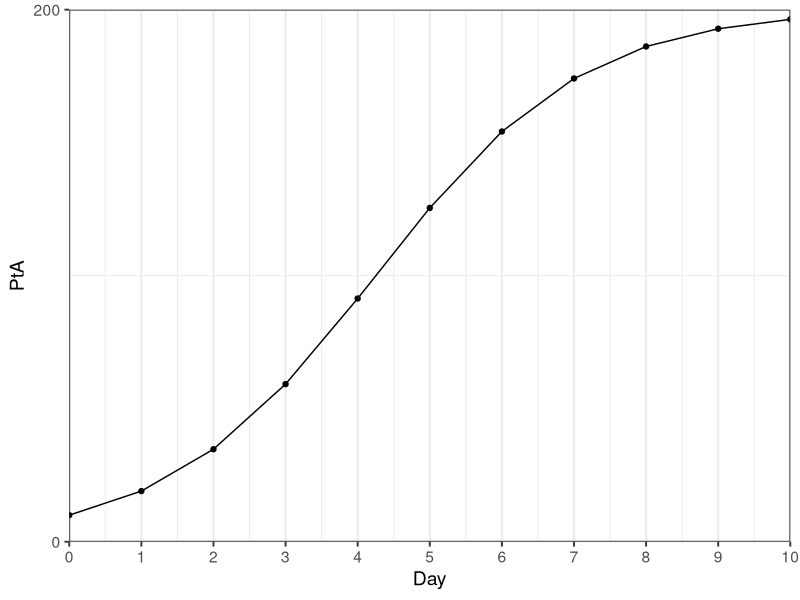
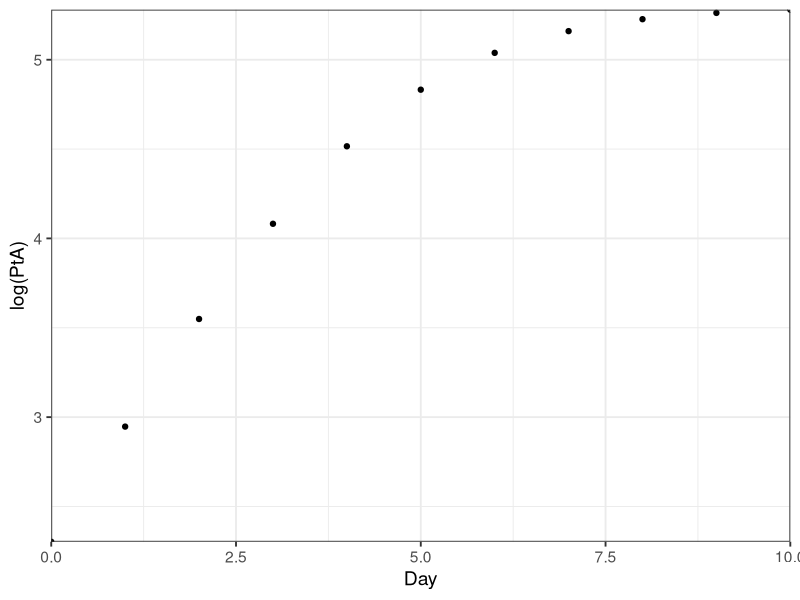
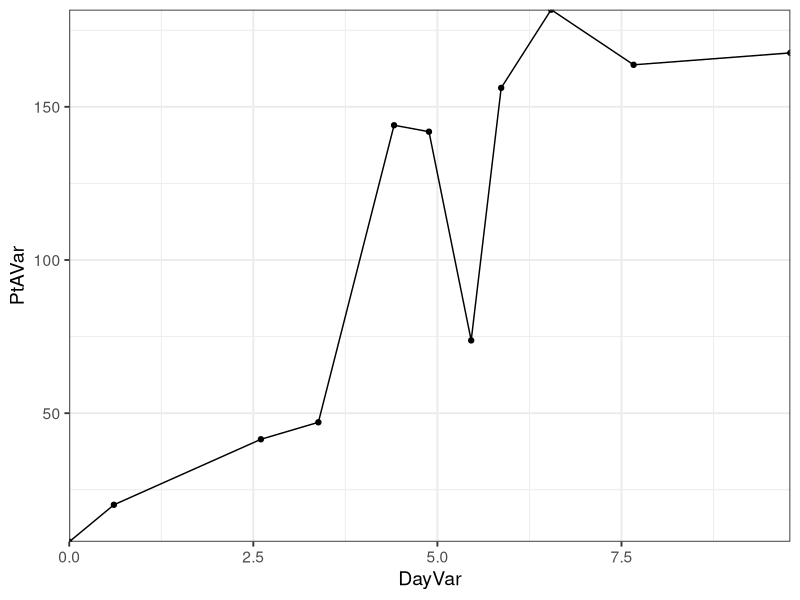
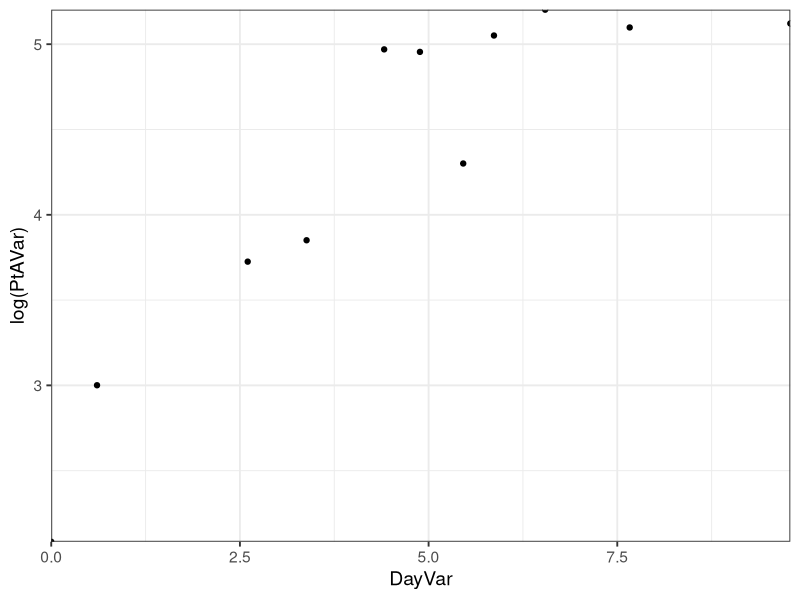
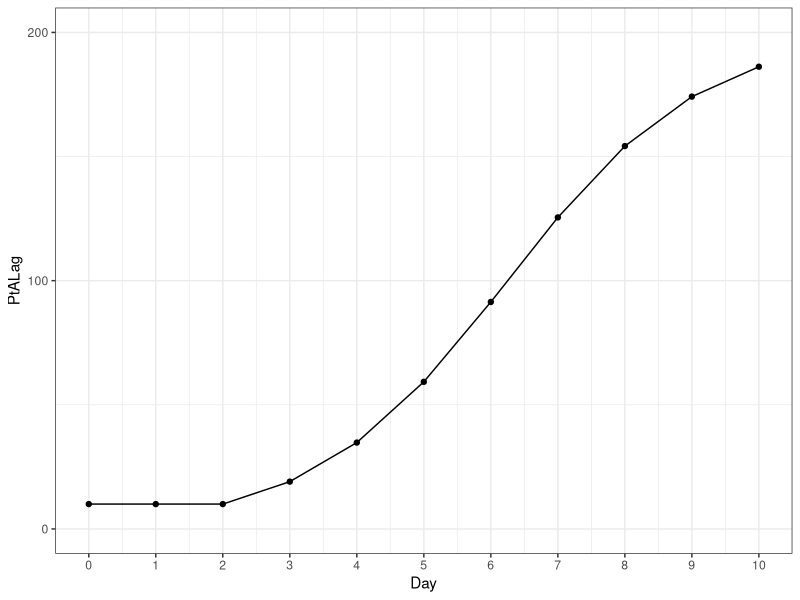
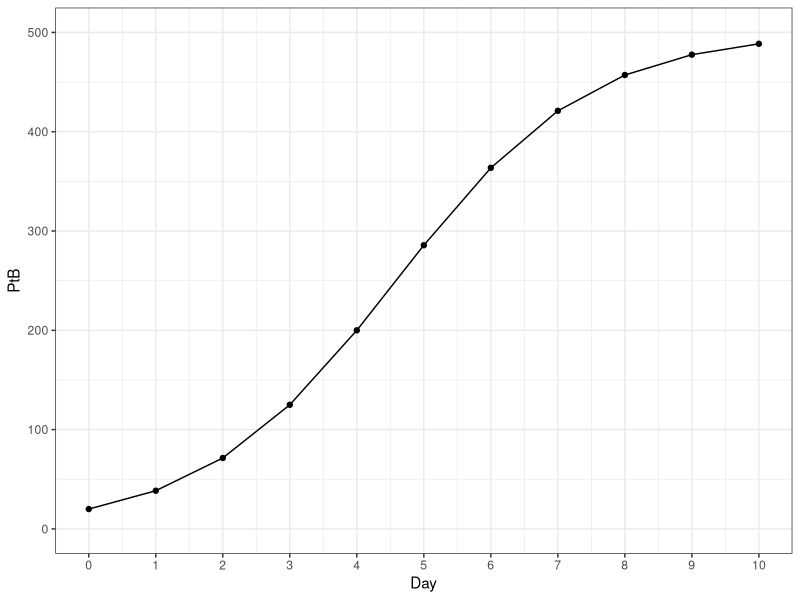
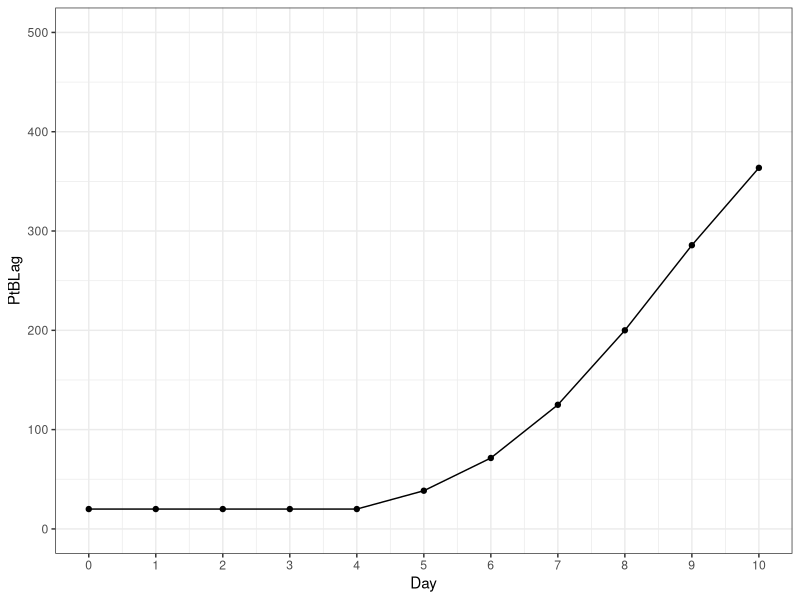
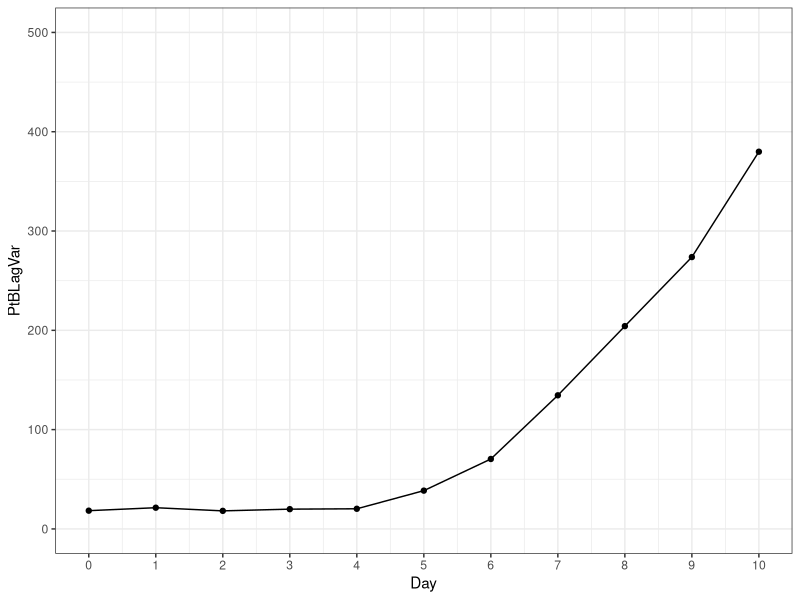

Reproduce these figures in R, in order.
## ---- chunk 1
library(tidyverse)
## ---- chunk 2
PA0 <- 10
PAMax <- 200
PAmu <- log(2)
PAlag <- 2

PB0 <- 20
PBMax <- 500
PBmu <- log(2)
PBlag <- 4

GrowthData <- tibble(Day = c(0,1,2,3,4,5,6,7,8,9,10))

GrowthData <- GrowthData %>%
  mutate(PtA = (PAMax * (PA0*exp(Day*PAmu))) /(PAMax + (PA0 * (exp(PAmu * Day) - 1)))) %>%
  mutate(PtALag = if_else(Day < PAlag, PA0, (PAMax * (PA0*exp((Day-PAlag)*PAmu))) /(PAMax + (PA0 * (exp(PAmu * (Day-PAlag)) - 1))))) %>%
  mutate(PtB = (PBMax * (PB0*exp(Day*PBmu))) /(PBMax + (PB0 * (exp(PBmu * Day) - 1)))) %>%
  mutate(PtBLag = if_else(Day < PBlag, PB0, (PBMax * (PB0*exp((Day-PBlag)*PBmu))) /(PBMax + (PB0 * (exp(PBmu * (Day-PBlag)) - 1))))) |>
  mutate(DayVar = rnorm(n = length(Day), mean = Day, sd = Day *0.2),
    PtAVar = rnorm(n = length(PtA), mean = PtA, sd = PtA *0.2),
    PtBLagVar = rnorm(n = length(PtBLag), mean = PtBLag, sd = PtBLag *0.1))
## ---- chunk 3
GrowthData %>%
  ggplot() +
  geom_point(aes(x = Day, y = PtA)) +
  geom_line(aes(x = Day, y = PtA)) +
  scale_x_continuous(expand = c(0,0), limits = c(0,max(GrowthData$Day)), breaks = round(seq(0,10))) +
  scale_y_continuous(expand = c(0,0), limits = c(0,PAMax), breaks = seq(from=min(0),
              to=max(PAMax), by = 200)) + 
   theme_bw(base_size = 14)

ggsave(
  "PtAPlot.png",
  plot = last_plot(),
  path = file.path("Plots")
)

GrowthData %>%
  ggplot() +
  geom_point(aes(x = Day, y = log(PtA))) +
  #geom_smooth(aes(x = DayVar, y = log(PtA)), method = "lm") +
  #geom_smooth(data = subset(GrowthData, DayVar <= 4), aes(x = DayVar, y = log(PtA)), method = "lm") +
  scale_x_continuous(expand = c(0,0)) +
  scale_y_continuous(expand = c(0,0)) + 
  theme_bw(base_size = 14)

ggsave(
  "logPtAPlot.png",
  plot = last_plot(),
  path = file.path("Plots")
)

GrowthData %>%
  ggplot() +
  geom_point(aes(x = DayVar, y = PtAVar)) +
  geom_line(aes(x = DayVar, y = PtAVar)) +
  scale_x_continuous(expand = c(0,0)) +
  scale_y_continuous(expand = c(0,0)) + 
  theme_bw(base_size = 14)

ggsave(
  "PtAVarPlot.png",
  plot = last_plot(),
  path = file.path("Plots")
)

GrowthData %>%
  ggplot() +
  geom_point(aes(x = DayVar, y = log(PtAVar))) +
  #geom_smooth(aes(x = DayVar, y = log(PtAVar)), method = "lm") +
  scale_x_continuous(expand = c(0,0)) +
  scale_y_continuous(expand = c(0,0)) + 
  theme_bw(base_size = 14)

ggsave(
  "logPtAVarPlot.png",
  plot = last_plot(),
  path = file.path("Plots")
)
## ---- chunk 4
GrowthData %>%
  ggplot() +
  geom_point(aes(x = Day, y = PtALag)) +
  geom_line(aes(x = Day, y = PtALag)) +
  scale_x_continuous(limits = c(0,max(GrowthData$Day)), breaks = round(seq(0,10))) +
  scale_y_continuous(limits = c(0,PAMax), breaks = seq(from=min(0),
              to=max(PAMax), by = 100)) + 
  theme_bw()

## ---- chunk 5
GrowthData %>%
  ggplot() +
  geom_point(aes(x = Day, y = PtB)) +
  geom_line(aes(x = Day, y = PtB)) +
  scale_x_continuous(limits = c(0,max(GrowthData$Day)), breaks = round(seq(0,10))) +
  scale_y_continuous(limits = c(0,PBMax), breaks = seq(from=min(0),
              to=max(PBMax), by = 100)) + 
  theme_bw()

## ---- chunk 6
GrowthData %>%
  ggplot() +
  geom_point(aes(x = Day, y = PtBLag)) +
  geom_line(aes(x = Day, y = PtBLag)) +
  scale_x_continuous(limits = c(0,max(GrowthData$Day)), breaks = round(seq(0,10))) +
  scale_y_continuous(limits = c(0,PBMax), breaks = seq(from=min(0),
              to=max(PBMax), by = 100)) + 
  theme_bw()

## ---- chunk 7
GrowthData %>%
  ggplot() +
  geom_point(aes(x = Day, y = PtBLagVar)) +
  geom_line(aes(x = Day, y = PtBLagVar)) +
  scale_x_continuous(limits = c(0,max(GrowthData$Day)), breaks = round(seq(0,10))) +
  scale_y_continuous(limits = c(0,PBMax), breaks = seq(from=min(0),
              to=max(PBMax), by = 100)) + 
  theme_bw()

ggsave(
  "PtBLagVarPlot.png",
  plot = last_plot(),
  path = file.path("Plots")
)

## ---- chunk 8
GrowthData %>%
  ggplot() +
  geom_point(aes(x = Day, y = log(PtBLagVar))) +
  geom_line(aes(x = Day, y = log(PtBLagVar))) +
  scale_x_continuous(limits = c(0,max(GrowthData$Day)), breaks = round(seq(0,10))) +
  #scale_y_continuous(limits = c(0,PBMax), breaks = seq(from=min(0),
             # to=max(PBMax), by = 100)) + 
  theme_bw()


ggsave(
  "logPtBVarPlot.png",
  plot = last_plot(),
  path = file.path("Plots")
)
